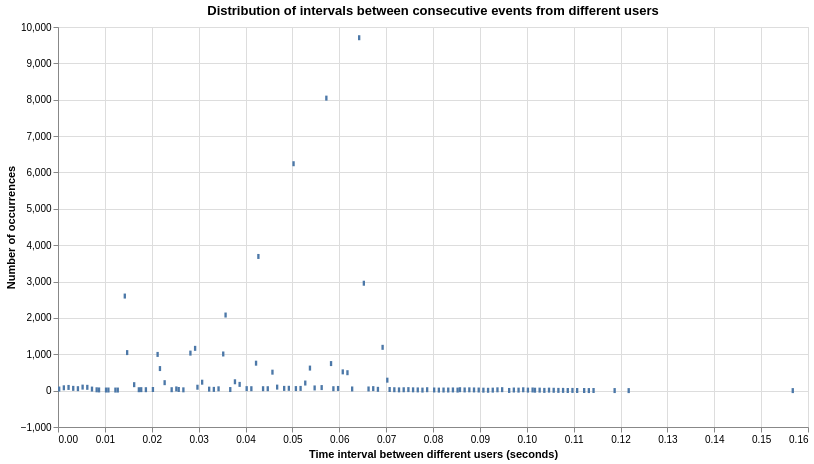

The code cell stored with this chart in its notebook:
### Markdown cell above
Parece que lo normal es que haya 0,007 segundos entre eventos. Eso son unas 150 por segundo, no 3. Los 3 por segundo se refiere, por lo tanto, a otra cosa.

Quizás cambia si forzamos que los clientes sean diferentes.

### Code cell
# Eventos entre 2 momentos
START = '2026-11-14 13:00:00'
END   = '2026-11-14 14:00:00'

events_df = sql(f"""
    SELECT ts, user_id
    FROM shop.events
    WHERE ts >= '{START}'
        AND ts <= '{END}'
    ORDER BY ts
""")

print(len(events_df), "events")
events_df.head()

df = events_df.copy()

# Convert to datetime
df['ts'] = pd.to_datetime(df['ts'])

# Sort chronologically
df = df.sort_values('ts').reset_index(drop=True)

# Calculate intervals between consecutive events
df['interval'] = df['ts'].diff().dt.total_seconds()

# Keep only intervals where consecutive events belong to different users
different_user = df['user_id'].ne(df['user_id'].shift())

intervals = df.loc[different_user, 'interval'].dropna()

# Remove negative intervals
intervals = intervals[intervals >= 0]

# Define bin width in seconds
bin_width = 0.0005

# Aggregate into numeric bins
bin_start = (intervals // bin_width) * bin_width

histogram = (
    bin_start.value_counts()
    .sort_index()
    .rename_axis('bin_start')
    .reset_index(name='count')
)

histogram['bin_end'] = histogram['bin_start'] + bin_width

# Altair chart
chart = alt.Chart(histogram).mark_bar().encode(
    x=alt.X(
        'bin_start:Q',
        title='Time interval between different users (seconds)',
        axis=alt.Axis(tickMinStep=bin_width)
    ),
    x2='bin_end:Q',
    y=alt.Y('count:Q', title='Number of occurrences'),
    tooltip=[
        alt.Tooltip('bin_start:Q', title='From (seconds)'),
        alt.Tooltip('bin_end:Q', title='To (seconds)'),
        alt.Tooltip('count:Q', title='Occurrences')
    ]
).properties(
    title='Distribution of intervals between consecutive events from different users',
    width=750,
    height=400
)

chart

### Figure 1 — Vega-Lite specification as saved in the notebook (floating-point values rounded to 4 significant figures)
{"config": {"view": {"continuousWidth": 300, "continuousHeight": 300}}, "data": {"name": "data-506a369e6aec204b0e43e111af5d535d"}, "mark": {"type": "bar"}, "encoding": {"tooltip": [{"field": "bin_start", "title": "From (seconds)", "type": "quantitative"}, {"field": "bin_end", "title": "To (seconds)", "type": "quantitative"}, {"field": "count", "title": "Occurrences", "type": "quantitative"}], "x": {"axis": {"tickMinStep": 0.0005}, "field": "bin_start", "title": "Time interval between different users (seconds)", "type": "quantitative"}, "x2": {"field": "bin_end"}, "y": {"field": "count", "title": "Number of occurrences", "type": "quantitative"}}, "height": 400, "title": "Distribution of intervals between consecutive events from different users", "width": 750, "$schema": "https://vega.github.io/schema/vega-lite/v6.4.1.json", "datasets": {"data-506a369e6aec204b0e43e111af5d535d": [{"bin_start": 0.0, "count": 44, "bin_end": 0.0005}, {"bin_start": 0.001, "count": 78, "bin_end": 0.0015}, {"bin_start": 0.002, "count": 88, "bin_end": 0.0025}, {"bin_start": 0.003, "count": 63, "bin_end": 0.0035}, {"bin_start": 0.004, "count": 54, "bin_end": 0.0045}, {"bin_start": 0.005, "count": 97, "bin_end": 0.0055}, {"bin_start": 0.006, "count": 91, "bin_end": 0.0065}, {"bin_start": 0.007, "count": 43, "bin_end": 0.0075}, {"bin_start": 0.008, "count": 23, "bin_end": 0.0085}, {"bin_start": 0.0085, "count": 19, "bin_end": 0.009}, {"bin_start": 0.01, "count": 17, "bin_end": 0.0105}, {"bin_start": 0.0105, "count": 17, "bin_end": 0.011}, {"bin_start": 0.012, "count": 16, "bin_end": 0.0125}, {"bin_start": 0.0125, "count": 16, "bin_end": 0.013}, {"bin_start": 0.014, "count": 2601, "bin_end": 0.0145}, {"bin_start": 0.0145, "count": 1046, "bin_end": 0.015}, {"bin_start": 0.016, "count": 164, "bin_end": 0.0165}, {"bin_start": 0.017, "count": 25, "bin_end": 0.0175}, {"bin_start": 0.0175, "count": 27, "bin_end": 0.018}, {"bin_start": 0.0185, "count": 26, "bin_end": 0.019}, {"bin_start": 0.02, "count": 32, "bin_end": 0.0205}, {"bin_start": 0.021, "count": 996, "bin_end": 0.0215}, {"bin_start": 0.0215, "count": 607, "bin_end": 0.022}, {"bin_start": 0.0225, "count": 219, "bin_end": 0.023}, {"bin_start": 0.024, "count": 26, "bin_end": 0.0245}, {"bin_start": 0.025, "count": 47, "bin_end": 0.0255}, {"bin_start": 0.0255, "count": 32, "bin_end": 0.026}, {"bin_start": 0.0265, "count": 22, "bin_end": 0.027}, {"bin_start": 0.028, "count": 1032, "bin_end": 0.0285}, {"bin_start": 0.029, "count": 1163, "bin_end": 0.0295}, {"bin_start": 0.0295, "count": 94, "bin_end": 0.03}, {"bin_start": 0.0305, "count": 232, "bin_end": 0.031}, {"bin_start": 0.032, "count": 41, "bin_end": 0.0325}, {"bin_start": 0.033, "count": 35, "bin_end": 0.0335}, {"bin_start": 0.034, "count": 50, "bin_end": 0.0345}, {"bin_start": 0.035, "count": 1008, "bin_end": 0.0355}, {"bin_start": 0.0355, "count": 2079, "bin_end": 0.036}, {"bin_start": 0.0365, "count": 30, "bin_end": 0.037}, {"bin_start": 0.0375, "count": 244, "bin_end": 0.038}, {"bin_start": 0.0385, "count": 172, "bin_end": 0.039}, {"bin_start": 0.04, "count": 55, "bin_end": 0.0405}, {"bin_start": 0.041, "count": 53, "bin_end": 0.0415}, {"bin_start": 0.042, "count": 755, "bin_end": 0.0425}, {"bin_start": 0.0425, "count": 3690, "bin_end": 0.043}, {"bin_start": 0.0435, "count": 53, "bin_end": 0.044}, {"bin_start": 0.0445, "count": 53, "bin_end": 0.045}, {"bin_start": 0.0455, "count": 508, "bin_end": 0.046}, {"bin_start": 0.0465, "count": 97, "bin_end": 0.047}, {"bin_start": 0.048, "count": 62, "bin_end": 0.0485}, {"bin_start": 0.049, "count": 64, "bin_end": 0.0495}, {"bin_start": 0.05, "count": 6240, "bin_end": 0.0505}, {"bin_start": 0.0505, "count": 57, "bin_end": 0.051}, {"bin_start": 0.0515, "count": 61, "bin_end": 0.052}, {"bin_start": 0.0525, "count": 209, "bin_end": 0.053}, {"bin_start": 0.0535, "count": 620, "bin_end": 0.054}, {"bin_start": 0.0545, "count": 74, "bin_end": 0.055}, {"bin_start": 0.056, "count": 84, "bin_end": 0.0565}, {"bin_start": 0.057, "count": 8044, "bin_end": 0.0575}, {"bin_start": 0.058, "count": 744, "bin_end": 0.0585}, {"bin_start": 0.0585, "count": 53, "bin_end": 0.059}, {"bin_start": 0.0595, "count": 60, "bin_end": 0.06}, {"bin_start": 0.0605, "count": 516, "bin_end": 0.061}, {"bin_start": 0.0615, "count": 493, "bin_end": 0.062}, {"bin_start": 0.0625, "count": 46, "bin_end": 0.063}, {"bin_start": 0.064, "count": 9705, "bin_end": 0.0645}, {"bin_start": 0.065, "count": 2954, "bin_end": 0.0655}, {"bin_start": 0.066, "count": 46, "bin_end": 0.0665}, {"bin_start": 0.067, "count": 55, "bin_end": 0.0675}, {"bin_start": 0.068, "count": 36, "bin_end": 0.0685}, {"bin_start": 0.069, "count": 1191, "bin_end": 0.0695}, {"bin_start": 0.07, "count": 288, "bin_end": 0.0705}, {"bin_start": 0.0705, "count": 31, "bin_end": 0.071}, {"bin_start": 0.0715, "count": 25, "bin_end": 0.072}, {"bin_start": 0.0725, "count": 21, "bin_end": 0.073}, {"bin_start": 0.0735, "count": 24, "bin_end": 0.074}, {"bin_start": 0.0745, "count": 28, "bin_end": 0.075}, {"bin_start": 0.0755, "count": 22, "bin_end": 0.076}, {"bin_start": 0.0765, "count": 20, "bin_end": 0.077}, {"bin_start": 0.0775, "count": 15, "bin_end": 0.078}, {"bin_start": 0.0785, "count": 25, "bin_end": 0.079}, {"bin_start": 0.08, "count": 18, "bin_end": 0.0805}, {"bin_start": 0.081, "count": 15, "bin_end": 0.0815}, {"bin_start": 0.082, "count": 17, "bin_end": 0.0825}, {"bin_start": 0.083, "count": 17, "bin_end": 0.0835}, {"bin_start": 0.084, "count": 19, "bin_end": 0.0845}, {"bin_start": 0.085, "count": 15, "bin_end": 0.0855}, {"bin_start": 0.0855, "count": 26, "bin_end": 0.086}, {"bin_start": 0.0865, "count": 19, "bin_end": 0.087}, {"bin_start": 0.0875, "count": 22, "bin_end": 0.088}, {"bin_start": 0.0885, "count": 19, "bin_end": 0.089}, {"bin_start": 0.0895, "count": 17, "bin_end": 0.09}, {"bin_start": 0.0905, "count": 13, "bin_end": 0.091}, {"bin_start": 0.0915, "count": 10, "bin_end": 0.092}, {"bin_start": 0.0925, "count": 14, "bin_end": 0.093}, {"bin_start": 0.0935, "count": 22, "bin_end": 0.094}, {"bin_start": 0.0945, "count": 26, "bin_end": 0.095}, {"bin_start": 0.096, "count": 5, "bin_end": 0.0965}, {"bin_start": 0.097, "count": 17, "bin_end": 0.0975}, {"bin_start": 0.098, "count": 14, "bin_end": 0.0985}, {"bin_start": 0.099, "count": 23, "bin_end": 0.0995}, {"bin_start": 0.1, "count": 14, "bin_end": 0.1005}, {"bin_start": 0.101, "count": 18, "bin_end": 0.1015}, {"bin_start": 0.1015, "count": 12, "bin_end": 0.102}, {"bin_start": 0.1025, "count": 14, "bin_end": 0.103}, {"bin_start": 0.1035, "count": 7, "bin_end": 0.104}, {"bin_start": 0.1045, "count": 14, "bin_end": 0.105}, {"bin_start": 0.1055, "count": 10, "bin_end": 0.106}, {"bin_start": 0.1065, "count": 7, "bin_end": 0.107}, {"bin_start": 0.1075, "count": 7, "bin_end": 0.108}, {"bin_start": 0.1085, "count": 4, "bin_end": 0.109}, {"bin_start": 0.1095, "count": 6, "bin_end": 0.11}, {"bin_start": 0.1105, "count": 3, "bin_end": 0.111}, {"bin_start": 0.112, "count": 4, "bin_end": 0.1125}, {"bin_start": 0.113, "count": 2, "bin_end": 0.1135}, {"bin_start": 0.114, "count": 4, "bin_end": 0.1145}, {"bin_start": 0.1185, "count": 2, "bin_end": 0.119}, {"bin_start": 0.1215, "count": 1, "bin_end": 0.122}, {"bin_start": 0.1565, "count": 1, "bin_end": 0.157}]}}
